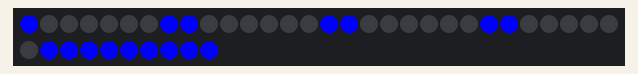
Bench run of a sketch on a simulated Arduino Uno, built with avr-gcc and run on an emulated ATmega328P. Shown: 40 RGB LEDs in strip order, left to right, continuing on the next row.

Above: at 0.1 s.
At 1.1 s:
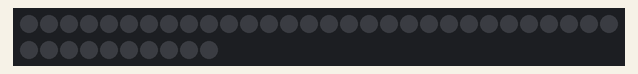

Measured:
- by itself, everything shown: repeats every 2.2 s, in 6 steps
- what the display in image 1 shows lasts 1.2 s, from 1.0 s to 2.2 s

The sketch:

mission05.ino
```cpp
#include <Adafruit_NeoPixel.h>

#define DELAY 200
#define NUMLEDS 40
#define PORT 6

Adafruit_NeoPixel strip = Adafruit_NeoPixel(NUMLEDS, PORT, NEO_GRB + NEO_KHZ800);

int BLANK[40] = {0,0,0,0,0,0,0,0, \
              0,0,0,0,0,0,0,0, \
              0,0,0,0,0,0,0,0, \
              0,0,0,0,0,0,0,0, \
              0,0,0,0,0,0,0,0};

int C[40]  = {1,0,0,0,0,0,0,1, \
              1,0,0,0,0,0,0,1, \
              1,0,0,0,0,0,0,1, \
              1,0,0,0,0,0,0,1, \
              1,1,1,1,1,1,1,1};

int E[40] =  {1,0,0,0,0,0,0,1, \
              1,0,0,0,0,0,0,1, \
              1,0,0,1,0,0,0,1, \
              1,0,0,1,0,0,0,1, \
              1,1,1,1,1,1,1,1 };

int F[40] =  {1,0,0,0,0,0,0,0, \
              1,0,0,0,0,0,0,0, \
              1,0,0,1,0,0,0,0, \
              1,0,0,1,0,0,0,0, \
              1,1,1,1,1,1,1,1 };

int BLUE[3] = {0, 0, 255};
int BLACK[3] = {0, 0, 0};

void setup()
{
  strip.begin();
}

void loop()
{
  showit(C,     BLUE,  DELAY, NUMLEDS);
  showit(BLANK, BLACK, DELAY, NUMLEDS);
  showit(E,     BLUE,  DELAY, NUMLEDS);
  showit(BLANK, BLACK, DELAY, NUMLEDS);
  showit(F,     BLUE,  DELAY, NUMLEDS);
  showit(BLANK, BLUE,  DELAY, NUMLEDS);
  delay(1000);
}

void showit(int Letter[], int RGB[], int do_delay, int count)
{
  for (int j = 0; j < count; j++) { int on = Letter[j]; strip.setPixelColor(j, RGB[0]*on, RGB[1]*on, RGB[2]*on);}; strip.show(); delay(do_delay);
}
```
